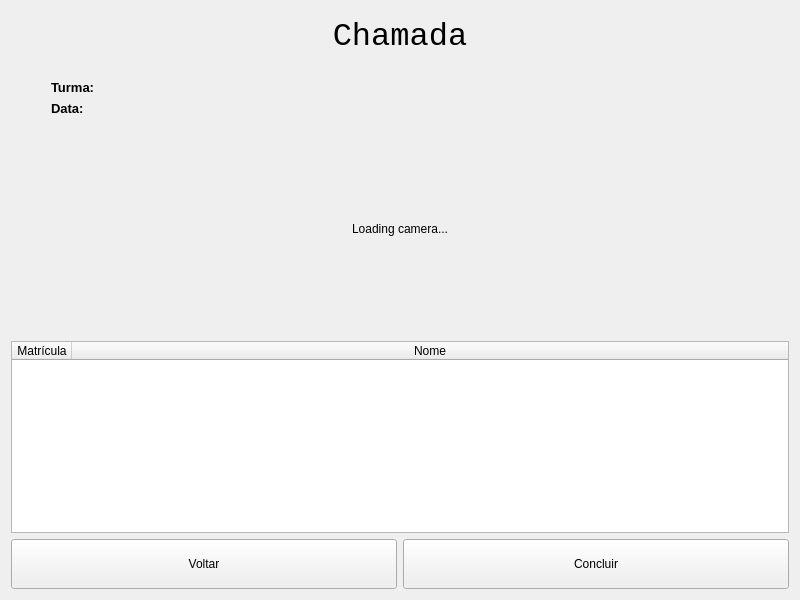
<?xml version="1.0" encoding="UTF-8"?>
<ui version="4.0">
 <class>Attendance_QW</class>
 <widget class="QWidget" name="Attendance_QW">
  <property name="geometry">
   <rect>
    <x>0</x>
    <y>0</y>
    <width>800</width>
    <height>600</height>
   </rect>
  </property>
  <property name="minimumSize">
   <size>
    <width>800</width>
    <height>600</height>
   </size>
  </property>
  <property name="windowTitle">
   <string>4Safety</string>
  </property>
  <layout class="QGridLayout" name="gridLayout">
   <item row="4" column="1">
    <widget class="QPushButton" name="back_QPB">
     <property name="minimumSize">
      <size>
       <width>0</width>
       <height>50</height>
      </size>
     </property>
     <property name="text">
      <string>Concluir</string>
     </property>
    </widget>
   </item>
   <item row="0" column="0" colspan="2">
    <layout class="QGridLayout" name="AttendanceLogo_QGL">
     <item row="0" column="0">
      <widget class="QLabel" name="logo_QL">
       <property name="maximumSize">
        <size>
         <width>16777215</width>
         <height>50</height>
        </size>
       </property>
       <property name="font">
        <font>
         <family>Consolas</family>
         <pointsize>24</pointsize>
        </font>
       </property>
       <property name="text">
        <string>Chamada</string>
       </property>
       <property name="alignment">
        <set>Qt::AlignCenter</set>
       </property>
      </widget>
     </item>
     <item row="5" column="0">
      <widget class="QLabel" name="attendanceCamera_QL">
       <property name="text">
        <string>Loading camera...</string>
       </property>
       <property name="alignment">
        <set>Qt::AlignCenter</set>
       </property>
      </widget>
     </item>
     <item row="1" column="0">
      <spacer name="verticalSpacer">
       <property name="orientation">
        <enum>Qt::Vertical</enum>
       </property>
       <property name="sizeType">
        <enum>QSizePolicy::Fixed</enum>
       </property>
       <property name="sizeHint" stdset="0">
        <size>
         <width>20</width>
         <height>13</height>
        </size>
       </property>
      </spacer>
     </item>
     <item row="6" column="0">
      <widget class="QTableWidget" name="attendanceListTable">
       <property name="sizePolicy">
        <sizepolicy hsizetype="Expanding" vsizetype="Maximum">
         <horstretch>0</horstretch>
         <verstretch>0</verstretch>
        </sizepolicy>
       </property>
       <attribute name="horizontalHeaderMinimumSectionSize">
        <number>60</number>
       </attribute>
       <attribute name="horizontalHeaderDefaultSectionSize">
        <number>60</number>
       </attribute>
       <attribute name="horizontalHeaderShowSortIndicator" stdset="0">
        <bool>true</bool>
       </attribute>
       <attribute name="horizontalHeaderStretchLastSection">
        <bool>true</bool>
       </attribute>
       <column>
        <property name="text">
         <string>Matrícula</string>
        </property>
       </column>
       <column>
        <property name="text">
         <string>Nome</string>
        </property>
       </column>
      </widget>
     </item>
     <item row="2" column="0">
      <widget class="QLabel" name="classInfo_QL">
       <property name="sizePolicy">
        <sizepolicy hsizetype="Preferred" vsizetype="Maximum">
         <horstretch>0</horstretch>
         <verstretch>0</verstretch>
        </sizepolicy>
       </property>
       <property name="minimumSize">
        <size>
         <width>500</width>
         <height>0</height>
        </size>
       </property>
       <property name="font">
        <font>
         <pointsize>10</pointsize>
         <weight>75</weight>
         <bold>true</bold>
        </font>
       </property>
       <property name="text">
        <string>Turma:</string>
       </property>
       <property name="alignment">
        <set>Qt::AlignLeading|Qt::AlignLeft|Qt::AlignVCenter</set>
       </property>
       <property name="margin">
        <number>3</number>
       </property>
       <property name="indent">
        <number>40</number>
       </property>
      </widget>
     </item>
     <item row="3" column="0">
      <widget class="QLabel" name="dataInfo_QL">
       <property name="sizePolicy">
        <sizepolicy hsizetype="Preferred" vsizetype="Maximum">
         <horstretch>0</horstretch>
         <verstretch>0</verstretch>
        </sizepolicy>
       </property>
       <property name="font">
        <font>
         <pointsize>10</pointsize>
         <weight>75</weight>
         <bold>true</bold>
        </font>
       </property>
       <property name="text">
        <string>Data:</string>
       </property>
       <property name="alignment">
        <set>Qt::AlignLeading|Qt::AlignLeft|Qt::AlignVCenter</set>
       </property>
       <property name="margin">
        <number>4</number>
       </property>
       <property name="indent">
        <number>40</number>
       </property>
      </widget>
     </item>
    </layout>
   </item>
   <item row="4" column="0">
    <widget class="QPushButton" name="done_QPB">
     <property name="minimumSize">
      <size>
       <width>0</width>
       <height>50</height>
      </size>
     </property>
     <property name="text">
      <string>Voltar</string>
     </property>
    </widget>
   </item>
  </layout>
 </widget>
 <tabstops>
  <tabstop>done_QPB</tabstop>
  <tabstop>back_QPB</tabstop>
 </tabstops>
 <resources/>
 <connections/>
</ui>
